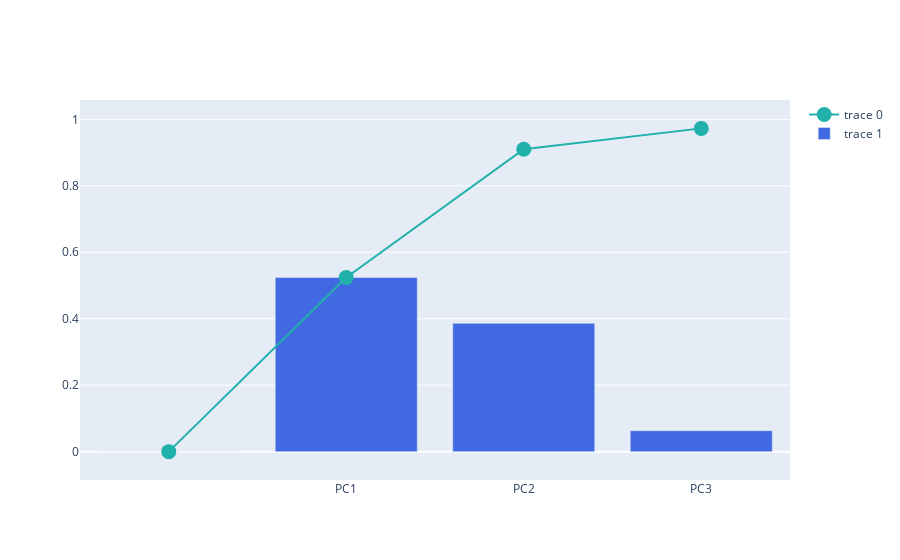

The notebook cell this image was saved under:
### Code cell
# explained variance + cumulative variance
# https://plotly.com/python/creating-and-updating-figures

import plotly.graph_objects as go
fig = go.Figure()

fig.add_trace(
    go.Scatter(
        x=df_explained_variance['PC'],
        y=df_explained_variance['Cumulative Variance'],
        marker=dict(size=15, color='LightSeaGreen')
    ))

fig.add_trace(
    go.Bar(
        x=df_explained_variance['PC'],
        y=df_explained_variance['Explained Variance'],
        marker=dict(color='RoyalBlue')
    ))

fig.show()

### Figure 1 — Plotly figure (JSON) as saved in the notebook; plotly's stock layout.template omitted (floating-point values rounded to 4 significant figures)
{"data": [{"marker": {"color": "LightSeaGreen", "size": 15}, "type": "scatter", "x": ["", "PC1", "PC2", "PC3"], "y": [0, 0.524, 0.91, 0.973]}, {"marker": {"color": "RoyalBlue"}, "type": "bar", "x": ["", "PC1", "PC2", "PC3"], "y": [0, 0.524, 0.3861, 0.06305]}], "layout": {}}
